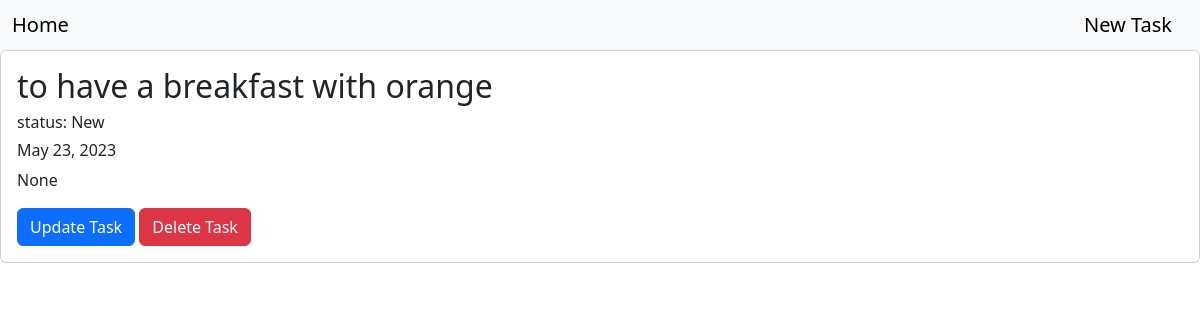
Page /detail_task/33 on the committed database.
### display/models.py (models this page shows, shortened)
class Task(models.Model):
    objective = models.CharField(max_length=50, null=True, blank=False)
    status = models.CharField(max_length=25, default='New')
    dead_line = models.DateField(auto_now=False, auto_now_add=False, blank=True, default=None)
    description = models.TextField(max_length=1000, null=True)

### display/views.py (the view)
# urls.py: path('detail_task/<int:pk>', display_views.detail_task, name='detail_task'),
def detail_task(request, *args, **kwargs):
    task = get_object_or_404(Task,pk=kwargs.get('pk'))
    return render(request, 'detail_task.html', context = {'task': task})

### templates/detail_task.html (shortened to what this page needs)
{% extends 'base.html' %}
{% block content %}
            <div class="card">
                <div class="card-body">
                    <h2 class="cartd-title">{{ task.objective }}</h2>
                    <h6 class="card-title">status: {{ task.status }}</h3>
                    <h6 class="card-title">{{ task.dead_line }}</h3>
                    <p class="card-text">{{ task.description }}</p>
                        <a href="{% url 'update_task' task.id %}" class="btn btn-primary">Update Task</a>
                        <form action="{% url 'delete_task' task.id %}" method="post" style="display: inline;">
                            <button type="submit" class="btn btn-danger">Delete Task</button>
                        </form>
                </div>
            </div>
{% endblock %}

### rows in the picture
Task: objective "to have a breakfast with orange", status "New", dead_line "May 23, 2023", description "None"
